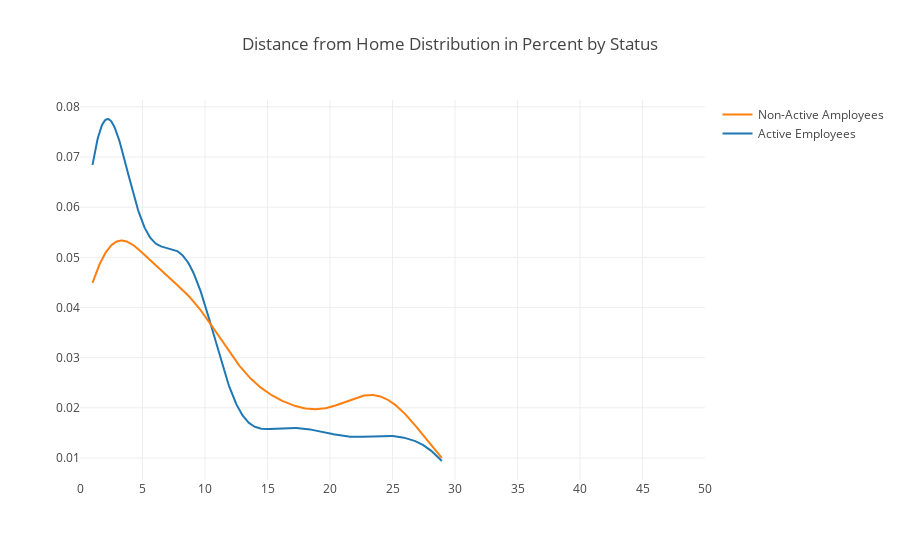

The notebook cell this image was saved under:
### Code cell
#Distance from Home

print("Distance from home for employees to get to work is from {:0.2f} to {:0.2f} miles.".format(df_human_resources['DistanceFromHome'].min(), df_human_resources['DistanceFromHome'].max()))

print('Average distance from home for currently active employees: {:0.2f} miles and ex-employees: {:0.2f} miles'.format(df_human_resources[df_human_resources['Attrition']=='No']['DistanceFromHome'].mean(), df_human_resources[df_human_resources['Attrition']=='Yes']['DistanceFromHome'].mean()))

x1 = df_human_resources.loc[df_human_resources['Attrition']=='No', 'DistanceFromHome']
x2 = df_human_resources.loc[df_human_resources['Attrition']=='Yes', 'DistanceFromHome']

hist_data = [x1, x2]
group_labels = ['Active Employees', 'Non-Active Amployees']

fig = ff.create_distplot(hist_data, group_labels, curve_type='kde', show_hist=False, show_rug=False)

fig['layout'].update(title='Distance from Home Distribution in Percent by Status')
fig['layout'].update(xaxis=dict(range=[0,50], dtick=5))

iplot(fig, filename='Distplot with Multiple Datasets')

### Figure 1 — Plotly figure (JSON) as saved in the notebook; plotly's stock layout.template omitted (floating-point values rounded to 4 significant figures; data arrays with more than 128 entries replaced by an {"elided": "..."} marker saying what was removed)
{"data": [{"legendgroup": "Active Employees", "marker": {"color": "rgb(31, 119, 180)"}, "mode": "lines", "name": "Active Employees", "showlegend": true, "type": "scatter", "uid": "92c3fcd3-8c66-4b93-a53c-daf95f7ec76e", "x": {"elided": "500 float values"}, "xaxis": "x", "y": {"elided": "500 float values"}, "yaxis": "y"}, {"legendgroup": "Non-Active Amployees", "marker": {"color": "rgb(255, 127, 14)"}, "mode": "lines", "name": "Non-Active Amployees", "showlegend": true, "type": "scatter", "uid": "735f7cee-f99b-4e87-a414-a905c379eee0", "x": {"elided": "500 float values"}, "xaxis": "x", "y": {"elided": "500 float values"}, "yaxis": "y"}], "layout": {"barmode": "overlay", "hovermode": "closest", "legend": {"traceorder": "reversed"}, "title": {"text": "Distance from Home Distribution in Percent by Status"}, "xaxis": {"anchor": "y2", "domain": [0, 1], "dtick": 5, "range": [0, 50], "zeroline": false}, "yaxis": {"anchor": "free", "domain": [0, 1], "position": 0}}}
